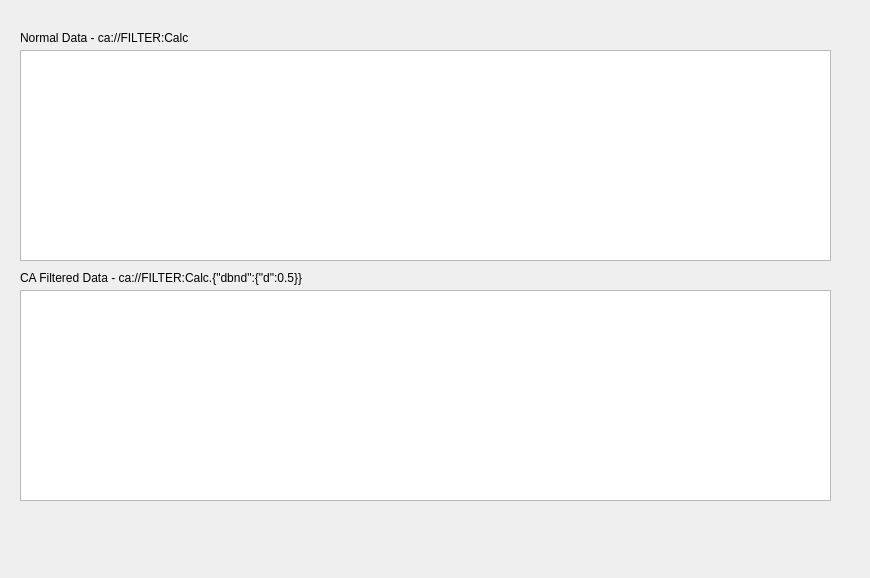
<?xml version="1.0" encoding="UTF-8"?>
<ui version="4.0">
 <class>Form</class>
 <widget class="QWidget" name="Form">
  <property name="geometry">
   <rect>
    <x>0</x>
    <y>0</y>
    <width>870</width>
    <height>578</height>
   </rect>
  </property>
  <property name="windowTitle">
   <string>Form</string>
  </property>
  <widget class="QLabel" name="label">
   <property name="geometry">
    <rect>
     <x>20</x>
     <y>30</y>
     <width>511</width>
     <height>16</height>
    </rect>
   </property>
   <property name="text">
    <string>Normal Data - ca://FILTER:Calc</string>
   </property>
  </widget>
  <widget class="QLabel" name="label_2">
   <property name="geometry">
    <rect>
     <x>20</x>
     <y>270</y>
     <width>641</width>
     <height>16</height>
    </rect>
   </property>
   <property name="text">
    <string>CA Filtered Data - ca://FILTER:Calc.{&quot;dbnd&quot;:{&quot;d&quot;:0.5}}</string>
   </property>
  </widget>
  <widget class="PyDMTimePlot" name="PyDMTimePlot">
   <property name="geometry">
    <rect>
     <x>20</x>
     <y>50</y>
     <width>811</width>
     <height>211</height>
    </rect>
   </property>
   <property name="toolTip">
    <string/>
   </property>
   <property name="whatsThis">
    <string/>
   </property>
   <property name="curves">
    <stringlist>
     <string>{&quot;channel&quot;: &quot;ca://FILTER:Calc&quot;, &quot;name&quot;: &quot;Raw Value&quot;, &quot;color&quot;: &quot;white&quot;, &quot;lineStyle&quot;: 1, &quot;lineWidth&quot;: 1, &quot;symbol&quot;: &quot;o&quot;, &quot;symbolSize&quot;: 10}</string>
    </stringlist>
   </property>
  </widget>
  <widget class="PyDMTimePlot" name="PyDMTimePlot_2">
   <property name="geometry">
    <rect>
     <x>20</x>
     <y>290</y>
     <width>811</width>
     <height>211</height>
    </rect>
   </property>
   <property name="toolTip">
    <string/>
   </property>
   <property name="whatsThis">
    <string/>
   </property>
   <property name="curves">
    <stringlist>
     <string>{&quot;channel&quot;: &quot;ca://FILTER:Calc.{\&quot;dbnd\&quot;:{\&quot;d\&quot;:0.5}}&quot;, &quot;name&quot;: &quot;Val with 0.5 Deadband&quot;, &quot;color&quot;: &quot;white&quot;, &quot;lineStyle&quot;: 1, &quot;lineWidth&quot;: 1, &quot;symbol&quot;: &quot;o&quot;, &quot;symbolSize&quot;: 10}</string>
    </stringlist>
   </property>
  </widget>
 </widget>
 <customwidgets>
  <customwidget>
   <class>PyDMTimePlot</class>
   <extends>QGraphicsView</extends>
   <header>pydm.widgets.timeplot</header>
  </customwidget>
 </customwidgets>
 <resources/>
 <connections/>
</ui>
